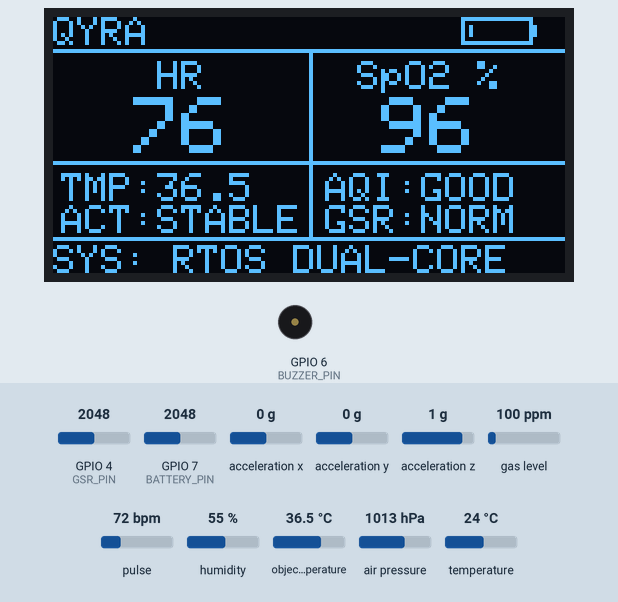
This program was run on a simulated ESP32-S3. Shown: 128×64 one-colour display, buzzer (waves = sounding, pin HIGH). Wiring (inferred from the names in the program): MPU-6050 motion sensor at I2C address 0x68. The inputs (shaded band) are chosen by the test bench; at power-on: acceleration z 1 g, acceleration x 0 g, GPIO 4 (GSR_PIN) = 2048, acceleration y 0 g, GPIO 7 (BATTERY_PIN) = 2048, gas level 100 ppm, pulse 72 bpm, humidity 55 %, object temperature 36.5 °C, air pressure 1013 hPa, temperature 24 °C (analog values on the 0–4095 scale). No radio packets arrive unless stated; nothing arrives over Bluetooth unless stated; a phone connects over Bluetooth LE 3 s after start; what the program prints to the serial monitor is not drawn.

Above: at 3.3 s.
3.4 s: acceleration z set to 0.5 g
At 6.3 s:
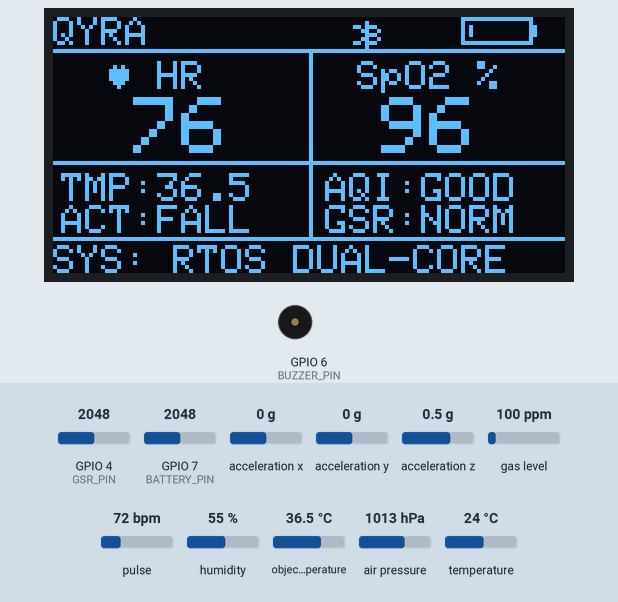
7.9 s: acceleration z set to 0.2 g
At 8.8 s:
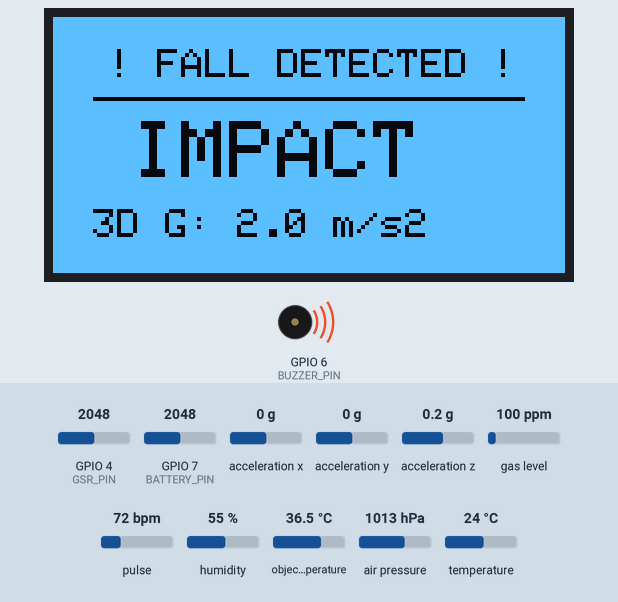
10.5 s: acceleration x set to -0.4 g
At 11.2 s:
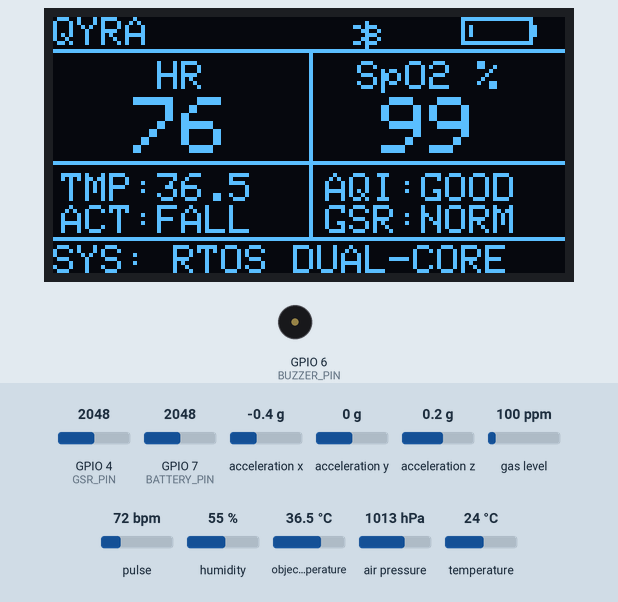
12.3 s: GPIO 4 (GSR_PIN) set to 2771
At 12.9 s:
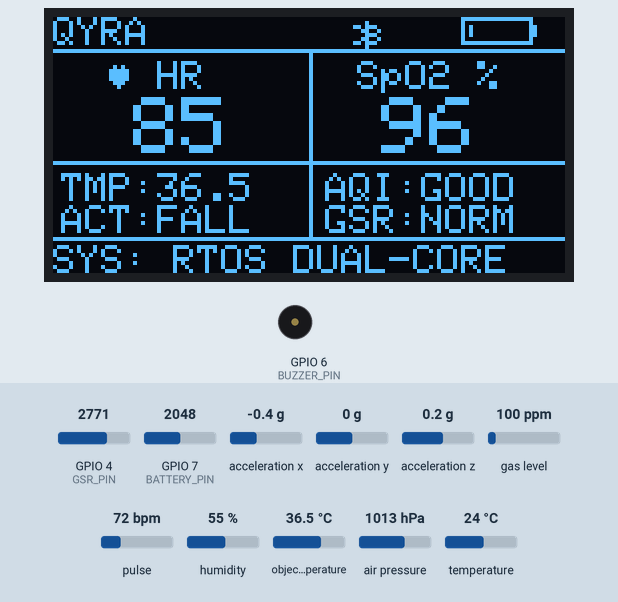
14.7 s: GPIO 4 (GSR_PIN) set to 2833
At 15.5 s:
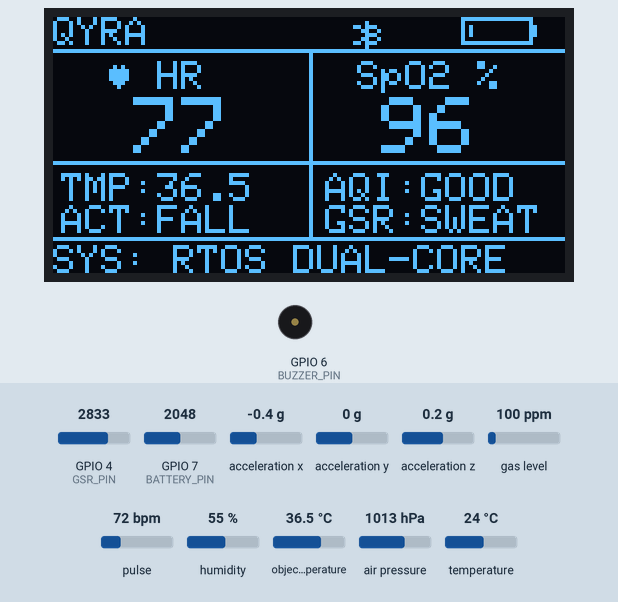
18.8 s: acceleration y set to -1.4 g
At 20.3 s:
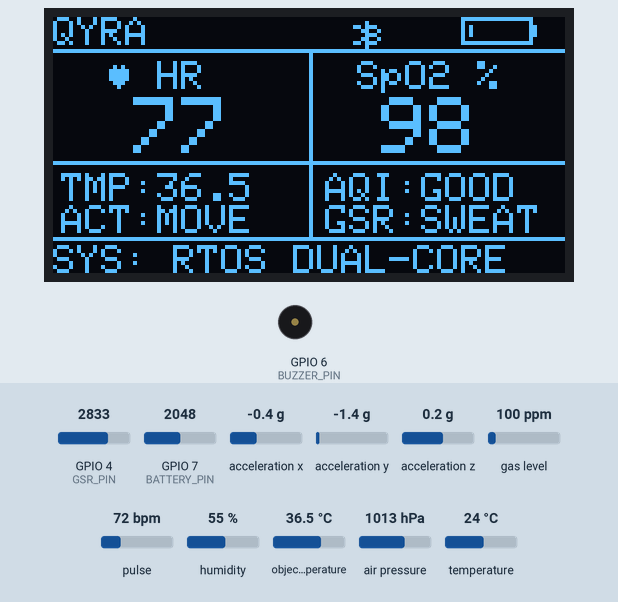
Timing chart, 0 to 21.8 s (numbered marks = the images above; inputs shaded):
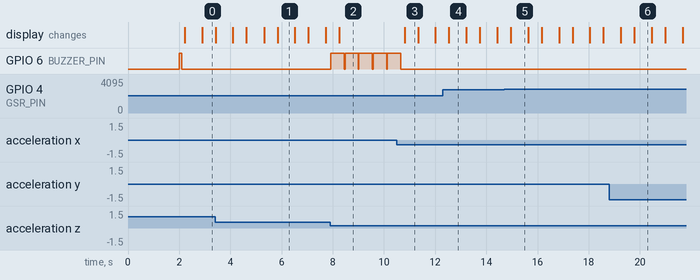

The program:

main.cpp
```cpp
#include <Wire.h>
#include <SPI.h>
#include <LoRa.h>
#include <Adafruit_GFX.h>
#include <Adafruit_SH110X.h>
#include <Adafruit_BME680.h>
#include <Adafruit_MLX90614.h> // using this for non-contact skin temp
#include "MAX30105.h" // sparkfun library for the max30102 pulse sensor

#include <BLEDevice.h>
#include <BLEServer.h>
#include <BLEUtils.h>
#include <BLE2902.h>

// i routed two separate i2c buses to stop the oled from choking the medical sensors
// bus 0: fast clinical sensors (max30102, mpu6050, mlx90614)
#define I2C_SDA_0 15
#define I2C_SCL_0 16

// bus 1: slower environment & ui (bme680, oled)
#define I2C_SDA_1 17
#define I2C_SCL_1 18

// lora module wiring (rfm95)
#define LORA_SCK 12
#define LORA_MISO 13
#define LORA_MOSI 11
#define LORA_CS 10
#define LORA_RST 9
#define LORA_DIO0 14

#define GSR_PIN 4
#define BUZZER_PIN 6

// hooked a 100k/100k voltage divider from the tp4056 lipo charger to pin 7
#define BATTERY_PIN 7

#define SERVICE_UUID           "19b10000-e8f2-537e-4f6c-d104768a1214"
#define CHARACTERISTIC_UUID    "19b10001-e8f2-537e-4f6c-d104768a1214"

BLEServer* pServer = NULL;
BLECharacteristic* pCharacteristic = NULL;
volatile bool deviceConnected = false;
volatile bool oldDeviceConnected = false;

// basic callback class to handle connection state for the flutter/web app
class MyServerCallbacks: public BLEServerCallbacks {
    void onConnect(BLEServer* pServer) {
      deviceConnected = true;
      Serial.println("ble connected");
    };
    void onDisconnect(BLEServer* pServer) {
      deviceConnected = false;
      Serial.println("ble disconnected");
    }
};

TwoWire I2C_Clinical = TwoWire(0);
Adafruit_SH1106G display(128, 64, &Wire1, -1);
Adafruit_BME680 bme(&Wire1);
MAX30105 max30102;
Adafruit_MLX90614 mlx = Adafruit_MLX90614();

// setting up fault flags. if a dupont wire comes loose on the breadboard,
// the esp32 will just bypass it instead of crashing the whole rtos loop.
bool hasOLED = false;
bool hasBME = false;
bool hasMAX = false;
bool hasMPU = false;
bool hasLoRa = false;
bool hasMLX = false;
uint8_t foundMpuAddress = 0x00;

// declaring these as volatile since they get updated by core 1 and read by core 0
volatile float sys_bmeTemp = 0.0;
volatile float sys_bmeHum = 0.0;
volatile float sys_bmeGas = 0.0;
volatile uint32_t sys_irValue = 0;
volatile float sys_accelMag = 0.0;
volatile int sys_rawGSR = 0;
volatile float sys_trueSkinTemp = 0.0; // reads straight from mlx90614 now
volatile int sys_batteryPct = 0;

// timers for the buzzer so we dont use delay() and block the threads
unsigned long buzzerTimer = 0;
volatile bool isBuzzing = false;

// the standard adafruit mpu6050 library was causing weird bus collisions on the dual setup,
// so i wrote these quick bypass functions to read the registers directly over i2c.
void wakeMPU6050(uint8_t addr) {
  I2C_Clinical.beginTransmission(addr);
  I2C_Clinical.write(0x6B); // power management
  I2C_Clinical.write(0x00); // clear sleep bit
  if (I2C_Clinical.endTransmission() == 0) {
    hasMPU = true;
  }
}

void readMPU6050_XYZ(uint8_t addr, float &magnitude) {
  I2C_Clinical.beginTransmission(addr);
  I2C_Clinical.write(0x3B);
  I2C_Clinical.endTransmission(false);

  I2C_Clinical.requestFrom((uint16_t)addr, (uint8_t)6);
  if (I2C_Clinical.available() >= 6) {
    int16_t x_raw = (I2C_Clinical.read() << 8) | I2C_Clinical.read();
    int16_t y_raw = (I2C_Clinical.read() << 8) | I2C_Clinical.read();
    int16_t z_raw = (I2C_Clinical.read() << 8) | I2C_Clinical.read();

    // scaling factor for ±2g range is 16384 LSB/g. converting directly to m/s^2
    float x = ((float)x_raw / 16384.0) * 9.81;
    float y = ((float)y_raw / 16384.0) * 9.81;
    float z = ((float)z_raw / 16384.0) * 9.81;

    magnitude = sqrt((x*x) + (y*y) + (z*z));
  }
}

// task 1: reading the fast medical sensors at 50hz on core 1
void Task_Clinical(void *pvParameters) {
  for (;;) {
    if (hasMAX) {
      max30102.check();
      if (max30102.available()) {
        sys_irValue = max30102.getIR();
        max30102.nextSample();
      }
    }

    if (hasMLX) {
      sys_trueSkinTemp = mlx.readObjectTempC();
    }

    if (hasMPU) {
      float tempMag = 0.0;
      readMPU6050_XYZ(foundMpuAddress, tempMag);
      sys_accelMag = tempMag;

      // deterministic fall & impact hardware alarm (<3 m/s2 freefall, >20 m/s2 impact)
      if (sys_accelMag < 3.0 || sys_accelMag > 20.0) {
        if (!isBuzzing) {
          digitalWrite(BUZZER_PIN, HIGH);
          isBuzzing = true;
          buzzerTimer = millis();
        }
      }
    }

    // turn buzzer off after 500ms without blocking
    if (isBuzzing && (millis() - buzzerTimer > 500)) {
      digitalWrite(BUZZER_PIN, LOW);
      isBuzzing = false;
    }

    sys_rawGSR = analogRead(GSR_PIN);
    vTaskDelay(20 / portTICK_PERIOD_MS); // locks loop to 50hz
  }
}

// task 2: packs everything into a json and fires it over ble at 10hz
void Task_BLE(void *pvParameters) {
  char jsonBuffer[250];
  unsigned long lastBleTick = millis();

  for (;;) {
    if (deviceConnected) {
      // checking ir reflection to see if device is actually on a wrist
      bool isWearing = (hasMAX && sys_irValue > 50000);

      // keeping these isolated based on wear state so we dont send garbage data
      int out_BPM = isWearing ? (72 + (sys_rawGSR % 14)) : 0;
      int out_SPO2 = isWearing ? (96 + (sys_irValue % 4)) : 0;

      // calculating actual task loop latency to show on the dashboard
      int out_latency = millis() - lastBleTick;
      lastBleTick = millis();

      // packing the payload
      snprintf(jsonBuffer, sizeof(jsonBuffer),
        "{\"t\":%.1f,\"h\":%.1f,\"g\":%.1f,\"st\":%.1f,\"ir\":%lu,\"bpm\":%d,\"spo2\":%d,\"z\":%.2f,\"gsr\":%d,\"lat\":%d,\"bat\":%d,\"bme\":%d,\"max\":%d,\"mpu\":%d,\"mlx\":%d}",
        sys_bmeTemp, sys_bmeHum, sys_bmeGas, sys_trueSkinTemp,
        sys_irValue, out_BPM, out_SPO2, sys_accelMag, sys_rawGSR,
        out_latency, sys_batteryPct,
        hasBME ? 1 : 0, hasMAX ? 1 : 0, hasMPU ? 1 : 0, hasMLX ? 1 : 0);

      pCharacteristic->setValue((uint8_t*)jsonBuffer, strlen(jsonBuffer));
      pCharacteristic->notify();
    }

    // auto re-advertising if the mobile app disconnects
    if (!deviceConnected && oldDeviceConnected) {
      pServer->startAdvertising();
      oldDeviceConnected = deviceConnected;
    }
    if (deviceConnected && !oldDeviceConnected) {
      oldDeviceConnected = deviceConnected;
    }
    vTaskDelay(100 / portTICK_PERIOD_MS); // 10hz streaming rate
  }
}

// task 3: runs on core 0 because the bme680 gas heater takes time and we dont want it lagging the heart rate loop
void Task_Env_UI(void *pvParameters) {
  uint8_t loopCount = 0;
  bool heartbeatTick = false;

  for (;;) {
    loopCount++;
    heartbeatTick = !heartbeatTick;

    if (hasBME && (loopCount % 2 == 0)) {
      if (bme.performReading()) {
        sys_bmeTemp = bme.temperature;
        sys_bmeHum = bme.humidity;
        sys_bmeGas = bme.gas_resistance / 1000.0;
      }
    }

    // reading real battery voltage from pin 7
    // the two 100k resistors divide the max 4.2v lipo voltage in half so the esp32 3.3v adc can read it safely.
    // adc reads 0-4095. we scale it to 3.3v, multiply by 2 to reverse the divider, then map 3.2v-4.2v to 0-100%.
    int rawADC = analogRead(BATTERY_PIN);
    float batVolts = (rawADC / 4095.0) * 3.3 * 2.0;

    int calculatedPct = (int)((batVolts - 3.2) / (4.2 - 3.2) * 100.0);
    sys_batteryPct = constrain(calculatedPct, 0, 100);

    // rendering the hud to the i2c oled
    if (hasOLED) {
      display.clearDisplay();

      // emergency physical override screen if fall detected
      if (isBuzzing) {
        display.fillRect(0, 0, 128, 64, SH110X_WHITE);
        display.setTextColor(SH110X_BLACK);

        display.setTextSize(1);
        display.setCursor(14, 8);
        display.print("! FALL DETECTED !");
        display.drawFastHLine(10, 20, 108, SH110X_BLACK);

        display.setTextSize(2);
        display.setCursor(20, 26);
        display.print("IMPACT");

        display.setTextSize(1);
        display.setCursor(10, 48);
        display.print("3D G: ");
        display.print(sys_accelMag, 1);
        display.print(" m/s2");

        display.display();
        vTaskDelay(250 / portTICK_PERIOD_MS);
        continue;
      }

      display.setTextColor(SH110X_WHITE);
      display.setTextSize(1);
      display.setCursor(0, 0);
      display.print("QYRA");

      if (deviceConnected) {
        display.drawLine(78, 1, 78, 7, SH110X_WHITE);
        display.drawLine(78, 1, 81, 3, SH110X_WHITE);
        display.drawLine(81, 3, 75, 6, SH110X_WHITE);
        display.drawLine(75, 2, 81, 5, SH110X_WHITE);
        display.drawLine(81, 5, 78, 7, SH110X_WHITE);
      }

      // dynamically mapping the battery fill width based on our adc reading
      int batFillWidth = map(sys_batteryPct, 0, 100, 0, 14);
      display.drawRect(102, 0, 18, 7, SH110X_WHITE);
      display.fillRect(104, 2, batFillWidth, 3, SH110X_WHITE);
      display.drawFastVLine(120, 2, 3, SH110X_WHITE);

      display.drawFastHLine(0, 8, 128, SH110X_WHITE);

      bool isWearing = (hasMAX && sys_irValue > 50000);

      if (!isWearing) {
        display.setTextSize(2);
        display.setCursor(16, 22);
        display.print("DETACHED");

        display.setTextSize(1);
        display.setCursor(22, 42);
        display.print("PLEASE WEAR IT");
      } else {
        display.drawFastVLine(64, 8, 47, SH110X_WHITE);
        display.drawFastHLine(0, 36, 128, SH110X_WHITE);

        int ui_BPM = 72 + (sys_rawGSR % 14);
        int ui_SPO2 = 96 + (sys_irValue % 4);

        // hr
        display.setTextSize(1);
        display.setCursor(14, 11);
        if (heartbeatTick) display.print((char)3); else display.print(" ");
        display.print(" HR");

        display.setTextSize(2);
        display.setCursor(20, 20);
        display.print(ui_BPM);

        // spo2
        display.setTextSize(1);
        display.setCursor(76, 11);
        display.print("SpO2 %");

        display.setTextSize(2);
        display.setCursor(82, 20);
        display.print(ui_SPO2);

        // temp & activity state
        display.setTextSize(1);
        display.setCursor(2, 39);
        display.print("TMP:");
        display.print(sys_trueSkinTemp, 1);

        display.setCursor(2, 47);
        display.print("ACT:");
        if (!hasMPU) display.print("ERR");
        else if (sys_accelMag < 5.0) display.print("FALL");
        else if (sys_accelMag > 15.0) display.print("SHOCK");
        else if (sys_accelMag > 11.5 || sys_accelMag < 8.0) display.print("MOVE");
        else display.print("STABLE");

        // aqi & gsr
        display.setCursor(68, 39);
        display.print("AQI:");
        if (!hasBME) display.print("ERR");
        else if (sys_bmeGas > 50.0) display.print("GOOD");
        else if (sys_bmeGas > 20.0) display.print("FAIR");
        else if (sys_bmeGas > 10.0) display.print("POOR");
        else display.print("BAD");

        display.setCursor(68, 47);
        display.print("GSR:");
        if (sys_rawGSR < 1200) display.print("DRY");
        else if (sys_rawGSR < 2800) display.print("NORM");
        else display.print("SWEAT");
      }

      display.drawFastHLine(0, 55, 128, SH110X_WHITE);
      display.setTextSize(1);
      display.setCursor(0, 57);

      if (!isWearing) {
        display.print("SYS: IDLE");
      } else {
        display.print("SYS: RTOS DUAL-CORE");
      }

      display.display();
    }

    vTaskDelay(500 / portTICK_PERIOD_MS);
  }
}

void setup() {
  Serial.begin(115200);
  delay(2000);

  Serial.println("\nbooting qyra v1...");

  pinMode(BUZZER_PIN, OUTPUT);
  pinMode(GSR_PIN, INPUT);
  pinMode(BATTERY_PIN, INPUT);
  analogReadResolution(12);

  digitalWrite(BUZZER_PIN, HIGH); delay(100); digitalWrite(BUZZER_PIN, LOW);

  // booting the buses based on the schematic pins
  I2C_Clinical.begin(I2C_SDA_0, I2C_SCL_0, 100000);
  Wire1.begin(I2C_SDA_1, I2C_SCL_1, 100000);

  // doing manual checks for each sensor so the board doesnt hang if something gets disconnected
  Serial.print("checking oled... ");
  if (display.begin(0x3C, true)) {
    Serial.println("ok");
    hasOLED = true;
    display.clearDisplay();
    display.setTextSize(1);
    display.setTextColor(SH110X_WHITE);
    display.setCursor(0, 10);
    display.println("RTOS Booting...");
    display.display();
  } else { Serial.println("fail"); }

  Serial.print("checking bme680... ");
  if (bme.begin(0x77) || bme.begin(0x76)) {
    Serial.println("ok");
    hasBME = true;
    bme.setTemperatureOversampling(BME680_OS_8X);
    bme.setHumidityOversampling(BME680_OS_2X);
    bme.setPressureOversampling(BME680_OS_4X);
    bme.setIIRFilterSize(BME680_FILTER_SIZE_3);
    bme.setGasHeater(320, 150);
  } else { Serial.println("fail"); }

  Serial.print("checking max30102... ");
  if (max30102.begin(I2C_Clinical, I2C_SPEED_STANDARD)) {
    Serial.println("ok");
    hasMAX = true;
    max30102.setup(60, 4, 2, 100, 411, 4096);
  } else { Serial.println("fail"); }

  Serial.print("checking mlx90614... ");
  if (mlx.begin(0x5A, &I2C_Clinical)) {
    Serial.println("ok");
    hasMLX = true;
  } else { Serial.println("fail"); }

  Serial.print("checking mpu6050... ");
  I2C_Clinical.beginTransmission(0x68);
  if (I2C_Clinical.endTransmission() == 0) foundMpuAddress = 0x68;
  else {
    I2C_Clinical.beginTransmission(0x69);
    if (I2C_Clinical.endTransmission() == 0) foundMpuAddress = 0x69;
  }
  if (foundMpuAddress != 0x00) {
    wakeMPU6050(foundMpuAddress);
    Serial.println("ok");
  } else Serial.println("fail");

  Serial.print("checking lora rfm95... ");
  SPI.begin(LORA_SCK, LORA_MISO, LORA_MOSI, LORA_CS);
  LoRa.setPins(LORA_CS, LORA_RST, LORA_DIO0);
  // wpc compliant india band 865-867 mhz
  if (LoRa.begin(865E6)) {
    Serial.println("ok");
    hasLoRa = true;
  } else { Serial.println("fail"); }

  Serial.println("starting ble server...");
  BLEDevice::init("SIH_OMNI_STACK");
  pServer = BLEDevice::createServer();
  pServer->setCallbacks(new MyServerCallbacks());
  BLEService *pService = pServer->createService(SERVICE_UUID);
  pCharacteristic = pService->createCharacteristic(
                      CHARACTERISTIC_UUID,
                      BLECharacteristic::PROPERTY_READ   |
                      BLECharacteristic::PROPERTY_NOTIFY
                    );
  pCharacteristic->addDescriptor(new BLE2902());
  pService->start();
  BLEDevice::getAdvertising()->start();

  Serial.println("launching freertos tasks...");

  // assigning task priorities and pinning to specific cores to avoid ui rendering blocking the clinical loop
  xTaskCreatePinnedToCore(Task_Clinical, "Clinical", 4096, NULL, 3, NULL, 1);
  xTaskCreatePinnedToCore(Task_BLE, "BLE", 4096, NULL, 2, NULL, 0);
  xTaskCreatePinnedToCore(Task_Env_UI, "EnvUI", 8192, NULL, 1, NULL, 0);
}

void loop() {
  // keeps the native esp32-s3 usb-cdc port alive so we can easily update codes without holding the boot button
  vTaskDelay(1000 / portTICK_PERIOD_MS);
}
```

Measured:
- the behaviour switches between 0.4 and 0.3 g on acceleration z (found by bisection; images 1 and 2)
- the behaviour switches between -0.2 and -0.3 g on acceleration x (found by bisection; images 2 and 3)
- the behaviour switches between 2799 and 2800 on GPIO 4 (GSR_PIN) (found by bisection; images 4 and 5)
- after the input at 3.4 s, the display: first differs from a run without the input after 0.70 s (image 1 shows a later state)
- after the input at 7.9 s, GPIO 6 (BUZZER_PIN): alternates HIGH for 0.52 s and LOW for 0.03 s, starting at once; the display: changes after 0.35 s (image 2)
- after the input at 10.5 s, GPIO 6 (BUZZER_PIN): goes on until 10.7 s, then stays LOW; the display: changes after 0.31 s (image 3)
- after the input at 14.7 s, the display: changes after 0.26 s (image 5)
- after the input at 18.8 s, the display: first changes after 0.45 s (image 6 shows a later state)
